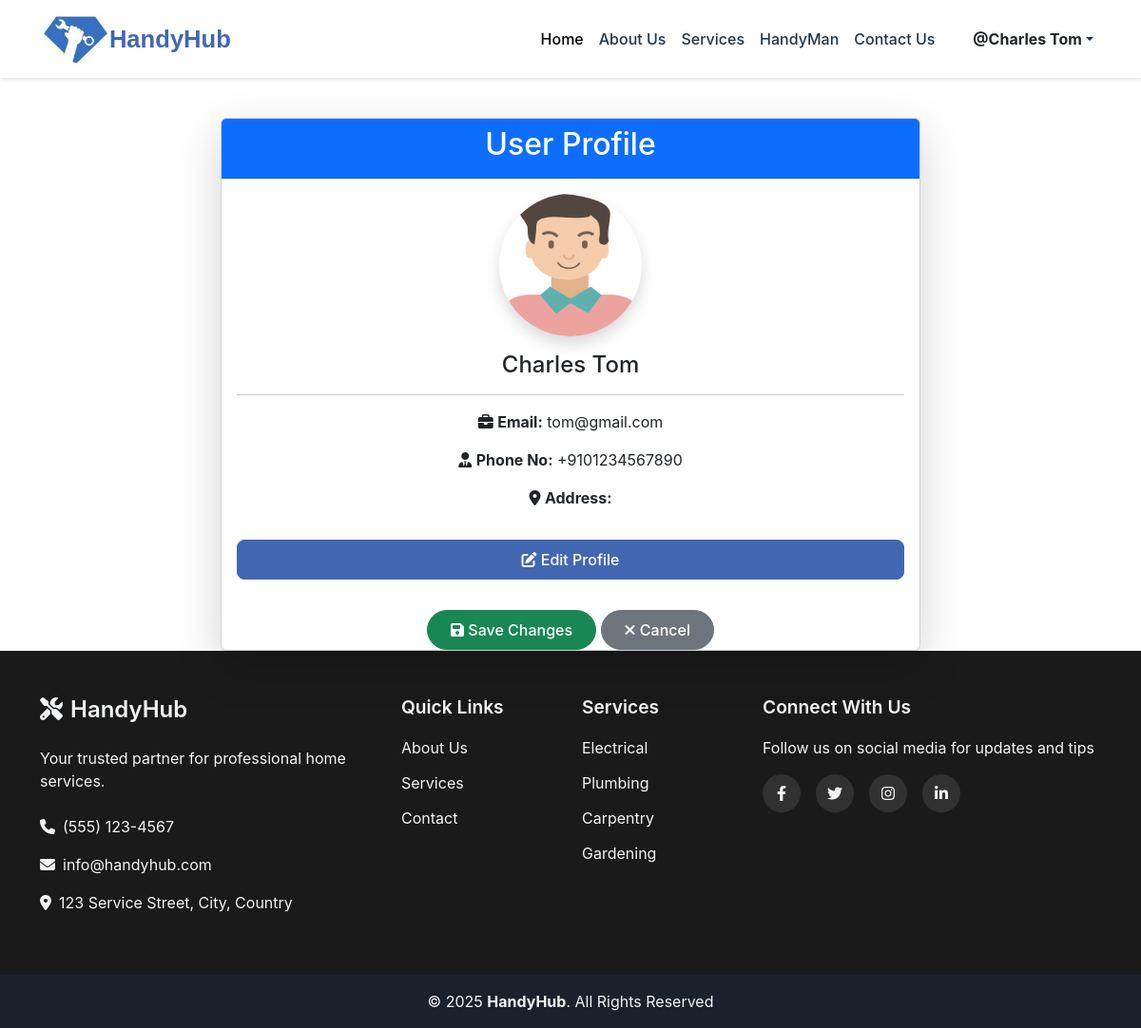
Screenshot of /profile-customer (signed in) with the database file from the repository.
### Handy/models.py (models this page shows, shortened)
class Provider(db.Model, UserMixin):
    id = db.Column(db.Integer, primary_key=True)
    first_name = db.Column(db.String(100), nullable=False)
    last_name = db.Column(db.String(100), nullable=False)
    business_name = db.Column(db.String(100), nullable=False)
    email = db.Column(db.String(120), unique=True, nullable=False, index=True)
    phone = db.Column(db.String(15), unique=True, nullable=False, index=True)
    password_hash = db.Column(db.String(256), nullable=False)
    service_id = db.Column(db.Integer, db.ForeignKey('service.id'), nullable=False)
    service = db.relationship('Service', backref=db.backref('providers', lazy=True))
    service_price = db.Column(db.Float, nullable=False, default=0.0)
    experience = db.Column(db.Integer, nullable=True)
    image = db.Column(db.String(255), nullable=True, default='default.png')
    location = db.Column(db.String(255), nullable=True)
    rating = db.Column(db.Float, default=0.0)
    role = db.Column(db.String(20), nullable=False)
    created_at = db.Column(db.DateTime, default=datetime.utcnow)

### Handy/views.py (the view, shortened to what this page needs)
@views.route('/profile-customer', methods=['GET', 'POST'])
@login_required
def customer_profile():
    return render_template('customer_profile.html', user=current_user)

### Handy/templates/customer_profile.html (shortened to what this page needs)
{% extends "base.html" %}
{% block content %}
<div class="container mt-5">
    <div class="row justify-content-center">
        <div class="col-md-8">
            <div class="card shadow-lg text-center">
                <div class="card-header bg-primary text-white">
                    <h2>User Profile</h2>
                </div>
                <div class="card-body">
                    <div class="d-flex justify-content-center mb-3">
                        <img id="profileImage"
                             src="{{ url_for('static', filename='uploads/providers/' + user.image) }}"
                             alt="Profile Picture"
                             class="rounded-circle shadow"
                             width="150" height="150">
                    </div>
                    <div id="displayMode">
                        <h4 class="mb-1">{{ user.first_name }} {{ user.last_name }}</h4>
                        <hr>
                        <p><i class="fas fa-briefcase"></i> <strong>Email:</strong> {{ user.email}}</p>
                        <p><i class="fas fa-user-tie"></i> <strong>Phone No:</strong> +91{{ user.phone }}</p>
                        <p><i class="fas fa-map-marker-alt"></i> <strong>Address:</strong> {{ user.address}}</p>
                        <button class="btn btn-primary w-100 mt-3" onclick="toggleEdit(true)">
                            <i class="fas fa-edit"></i> Edit Profile
                        </button>
                    </div>
                        </div>
                        <div class="text-center mt-3">
                            <button type="submit" class="btn btn-success rounded-pill px-4">
                                <i class="fas fa-save"></i> Save Changes
                            </button>
                            <button type="button" class="btn btn-secondary rounded-pill px-4" onclick="toggleEdit(false)">
                                <i class="fas fa-times"></i> Cancel
                            </button>
                        </div>
                </div>
            </div>
        </div>
    </div>
{% endblock %}

### Handy/templates/base.html (shortened to what this page needs)
<html lang="en">
  <head>
    <link href="https://cdn.jsdelivr.net/npm/bootstrap@5.3.2/dist/css/bootstrap.min.css" rel="stylesheet">
    <link rel="stylesheet" href="{{url_for('static' ,filename='styles.css')}}"/>
    <link rel="stylesheet" href="https://cdnjs.cloudflare.com/ajax/libs/font-awesome/6.1.1/css/all.min.css">
  </head>
  <body>
    <nav class="navbar navbar-expand-lg fixed-top">
      <div class="container">
          <img src="{{ url_for('static', filename='logo.png') }}" alt="HandyHub Logo" class="navbar-logo">
          <a class="navbar-brand" href="/">HandyHub</a>
          <div class="collapse navbar-collapse" id="navbarNav">
            <ul class="navbar-nav ms-auto">
                <li class="nav-item">
                    <a class="nav-link active" href="/">Home</a>
                </li>
                <li class="nav-item">
                    <a class="nav-link" href="{{ url_for('views.about') }}">About Us</a>
                </li>
                <li class="nav-item">
                    <a class="nav-link" href="{{ url_for('views.services') }}">Services</a>
                </li>
                <li class="nav-item">
                    <a class="nav-link" href="{{ url_for('views.handyman') }}">HandyMan</a>
                </li>
                <li class="nav-item">
                    <a class="nav-link" href="{{ url_for('views.contact') }}">Contact Us</a>
                </li>
                {% if current_user.is_authenticated %}
                <li class="nav-item dropdown ms-lg-3">
                    <a class="nav-link dropdown-toggle d-flex align-items-center" href="#" id="profileDropdown" role="button" data-bs-toggle="dropdown" aria-expanded="false">
                        <span class="ms-2 fw-bold fs-6 text-dark">@{{ current_user.first_name }} {{ current_user.last_name }}</span>
                    </a>
                </li>
                {% endif %}
            </ul>
        </div>
      </div>
  </nav>
    {% block content %}{% endblock %}
    <footer class="footer">
      <div class="footer-top py-5">
        <div class="container">
          <div class="row g-4">
            <div class="col-lg-4 col-md-6">
              <div class="footer-info">
                <h3><i class="fas fa-tools me-2"></i>HandyHub</h3>
                <p class="mb-4">Your trusted partner for professional home services.</p>
                <p><i class="fas fa-phone me-2"></i>(555) 123-4567</p>
                <p><i class="fas fa-envelope me-2"></i>info@handyhub.com</p>
                <p><i class="fas fa-map-marker-alt me-2"></i>123 Service Street, City, Country</p>
              </div>
            </div>
            <div class="col-lg-4 col-md-6">
              <div class="row">
                <div class="col-6">
                  <h4>Quick Links</h4>
                  <ul class="footer-links">
                    <li><a href="{{ url_for('views.about') }}">About Us</a></li>
                    <li><a href="{{ url_for('views.services') }}">Services</a></li>
                    <li><a href="{{ url_for('views.contact') }}">Contact</a></li>
                  </ul>
                </div>
                <div class="col-6">
                  <h4>Services</h4>
                  <ul class="footer-links">
                    <li><a href="{{ url_for('views.services') }}#electrical">Electrical</a></li>
                    <li><a href="{{ url_for('views.services') }}#plumbing">Plumbing</a></li>
                    <li><a href="{{ url_for('views.services') }}#carpentry">Carpentry</a></li>
                    <li><a href="{{ url_for('views.services') }}#gardening">Gardening</a></li>
                  </ul>
                </div>
              </div>
            </div>
            <div class="col-lg-4 col-md-12">
              <h4>Connect With Us</h4>
              <p class="mb-3">Follow us on social media for updates and tips</p>
              <div class="social-links mb-4">
                <a href="https://www.facebook.com" class="facebook"><i class="fa-brands fa-facebook-f"></i></a>
                <a href="https://twitter.com" class="twitter"><i class="fa-brands fa-twitter"></i></a>
                <a href="https://instagram.com" class="instagram"><i class="fa-brands fa-instagram"></i></a>
                <a href="https://linkedin.com" class="fa-brands fa-linkedin-in"></a>
              </div>
            </div>
          </div>
        </div>
      </div>
      <div class="footer-bottom py-3">
        <div class="container text-center">
          <div class="copyright">
            © <span id="currentYear">2024</span> <strong>HandyHub</strong>. All Rights Reserved
          </div>
        </div>
      </div>
    </footer>
  </body>
</html>

### Handy/static/styles.css (style rules this page uses)
:root { --primary-color: #4267B2; --secondary-color: #4267B2; --text-color: #213547; --bg-color: #ffffff; --footer-bg: #1f2937; --footer-text: #f3f4f6; }
body { margin: 0; font-family: 'Inter', system-ui, -apple-system, sans-serif; color: var(--text-color); background-color: var(--bg-color); padding-top: 76px; }
.navbar { background-color: var(--bg-color); box-shadow: 0 2px 4px rgba(0,0,0,0.1); padding: 1rem 0; display: flex; justify-content: space-between; }
.navbar-brand { font-family: 'Poppins', sans-serif; font-weight: 600; color:#4267B2; font-size: 1.6rem; text-decoration: none; display: flex; align-items: center; }
.nav-link { font-weight: 500; color: var(--text-color); padding: 0.5rem 1rem; transition: color 0.3s ease; }
.navbar-logo { height: 50px; max-width: 100px; width: auto; }
.footer { background-color: #1a1a1a; color: #fff; }
.footer-top { background-color: #1a1a1a; }
.footer-bottom { background-color: #111; }
.footer { background-color: var(--footer-bg); color: var(--footer-text); }
.footer-top { padding: 60px 0; }
.footer h3 { font-size: 1.5rem; margin-bottom: 1.5rem; font-weight: 600; }
.footer h4 { font-size: 1.2rem; margin-bottom: 1.2rem; font-weight: 600; }
.footer-links { list-style: none; padding: 0; margin: 0; }
.footer-links li { margin-bottom: 0.8rem; }
.footer-links a { color: var(--footer-text); text-decoration: none; transition: color 0.3s ease; display: inline-flex; align-items: center; }
.social-links { display: flex; gap: 1rem; }
.social-links a { display: inline-flex; align-items: center; justify-content: center; width: 40px; height: 40px; border-radius: 50%; background: rgba(255, 255, 255, 0.1); color: var(--footer-text); text-decoration: none; transition: all 0.3s ease; }
.footer-bottom { background: rgba(0, 0, 0, 0.2); padding: 1rem 0; }
.btn { padding: 0.5rem 1.5rem; font-weight: 500; border-radius: 0.5rem; transition: all 0.3s ease; }
.btn-primary { background-color: var(--primary-color); border-color: var(--primary-color); }

### rows the page displays
Provider: first_name "Charles", last_name "Tom", image (picture), email "tom@gmail.com", phone "01234567890"
